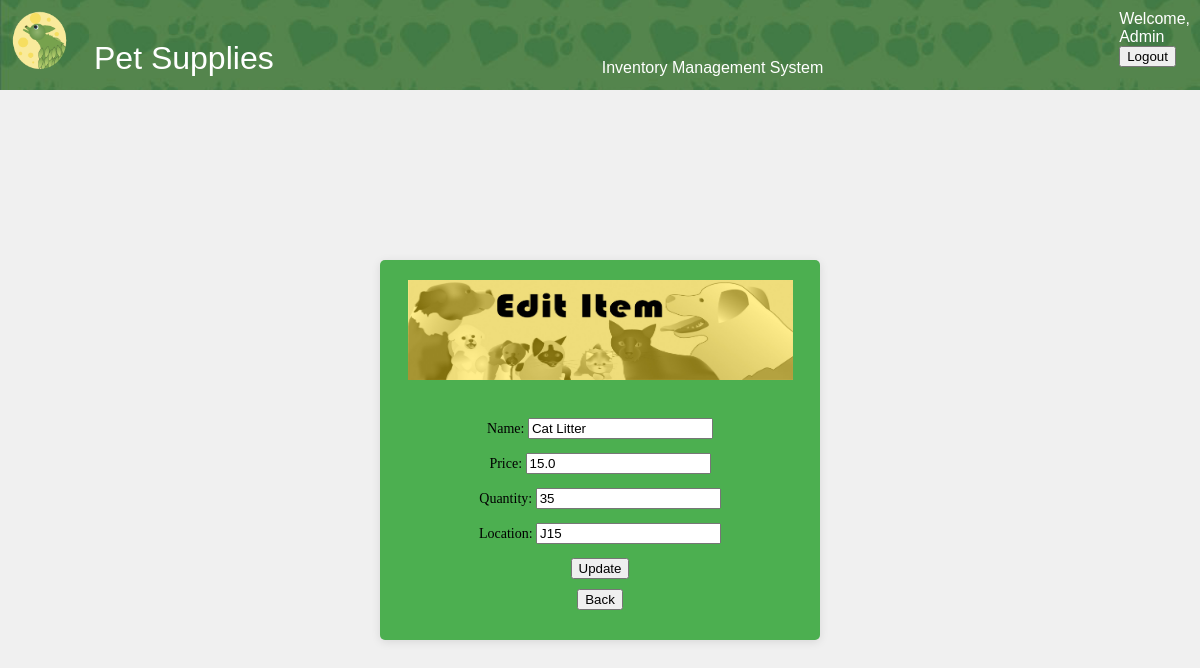
The app's page /edit-supply/Cat Litter/ (signed in), older data.
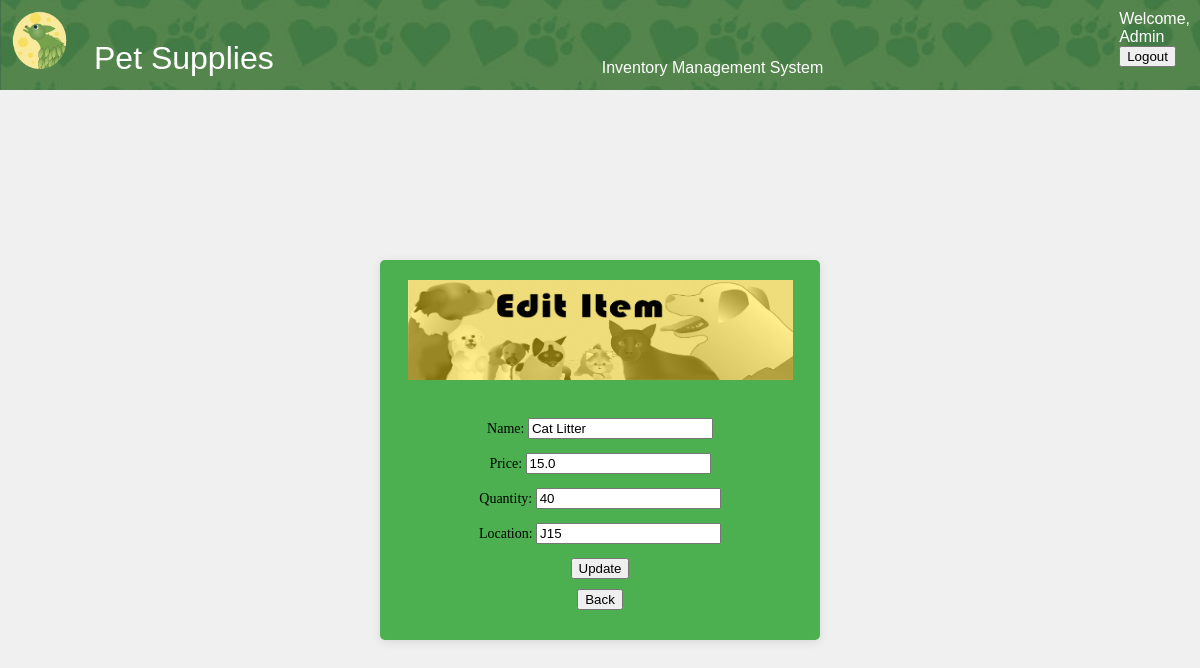
The same page, newer data.
### inventory/models.py (models this page shows, shortened)
class Supply(models.Model):
    name = models.CharField(max_length=255, primary_key=True)
    price = models.FloatField()
    quantity = models.IntegerField()
    location = models.CharField(max_length=255)
    reorder_point = models.PositiveIntegerField(default=5)

### inventory/views.py (the view)
# urls.py: path('edit-supply/<str:supply_name>/', views.edit_supply, name='edit_supply'),
@login_required
def edit_supply(request, supply_name):
    supply = get_object_or_404(Supply, name=supply_name)
    if request.method == 'POST':
        form = SupplyForm(request.POST, instance=supply)
        if form.is_valid():
            old_data = f'{supply.name}, {supply.price}, {supply.quantity}, {supply.location}'
            supply = form.save()
            new_data = f'{supply.name}, {supply.price}, {supply.quantity}, {supply.location}'
            AuditLog.objects.create(
                user=request.user,  # User who made the change
                action='UPDATE',  # Action type
                supply=supply,  # The supply that was updated
                changes=f'Updated supply: From {old_data} to {new_data}'  # Description of what was changed
            )
            messages.success(request, 'Supply updated successfully!')
            return redirect('index')
    else:
        form = SupplyForm(instance=supply)
    return render(request, 'inventory/edit_supply.html', {'form': form})

### inventory/forms.py
class SupplyForm(forms.ModelForm):
    class Meta:
        model = Supply
        fields = ['name', 'price', 'quantity', 'location']

### inventory/templates/inventory/edit_supply.html (shortened to what this page needs)
{% load static %}
<!DOCTYPE html>
<html lang="en">
<head>
    <link rel="stylesheet" href="{% static 'css/styles.css' %}">
</head>
<body>
    <div class="header-container">
        <img src="{% static 'icons/header_image.jpg' %}" alt="Header Background" class="header-bg">
        <center>
        <table class = "nav_tab">
            <tr>
                <td>
    <img src="{% static 'icons/TLeafLogo2sm.png' %}" alt="T Leaf Logo" class = "logo">
</td>
 <td class = "pet">
    <div class = "head">
        Pet Supplies
        </div>
    </td>
    <td class = "warn2">
        <center>
     Inventory Management System
    </center>
    </td>
    <td class = "login">
        {% if user.is_authenticated %}
            <span style="color: white; margin-right: 10px;">Welcome, {{ user.username }}</span>
            <a href="{% url 'logout' %}"><button type="button">Logout</button></a>
        {% else %}
            <a href="{% url 'login' %}"><button type="button">Login</button></a>
        {% endif %}
    </td>
</tr>
</table>
</center>
</div>
<div class="form-container">
    <div class="login-form">
        <div class="login-header"><center><img src="{% static 'icons\BannerYE.jpg' %}" alt="T Leaf Logo" class ="login-image"></center></div>
    <center>
    <form method="POST">
        {{ form.as_p }}
        <button type="submit">Update</button>
    </form>
    <a href="{% url 'index' %}">
        <button type="submit">Back
        </button>
        </a>
</center>
</div>
    </div>
</body>
</html>

Row changes from the older to the newer data that the page shows:
changed Supply "Cat Litter": quantity "35" → "40"
